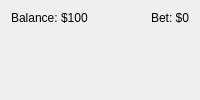
<?xml version="1.0" encoding="UTF-8"?>
<ui version="4.0">
 <class>GameInfo</class>
 <widget class="QWidget" name="GameInfo">
  <property name="windowTitle">
   <string>Form</string>
  </property>
  <layout class="QHBoxLayout" name="horizontalLayout">
   <item>
    <widget class="QLabel" name="balanceLabel">
     <property name="text">
      <string>Balance: $100</string>
     </property>
     <property name="alignment">
      <set>Qt::AlignLeading|Qt::AlignLeft|Qt::AlignTop</set>
     </property>
    </widget>
   </item>
   <item>
    <spacer name="horizontalSpacer">
     <property name="orientation">
      <enum>Qt::Horizontal</enum>
     </property>
     <property name="sizeHint" stdset="0">
      <size>
       <width>50</width>
       <height>1</height>
      </size>
     </property>
    </spacer>
   </item>
   <item>
    <widget class="QLabel" name="betLabel">
     <property name="text">
      <string>Bet: $0</string>
     </property>
     <property name="alignment">
      <set>Qt::AlignRight|Qt::AlignTop|Qt::AlignTrailing</set>
     </property>
    </widget>
   </item>
  </layout>
 </widget>
 <resources/>
 <connections/>
</ui>
